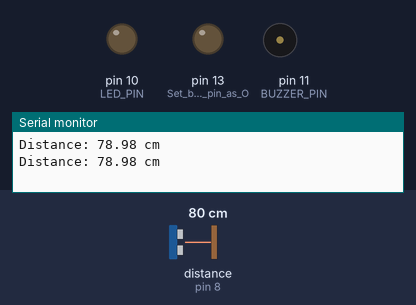
Bench run of a sketch on a simulated Arduino Uno, built with avr-gcc and run on an emulated ATmega328P. Parts: output pins drawn as LEDs (lit = HIGH), buzzer (waves = sounding, pin HIGH), the last lines printed to the serial monitor. Wiring (inferred from the names in the program): ultrasonic range finder: trigger pin 9; echo pin 8. Dashed ring = blinking. Inputs (shaded band) come from the test bench; at power-on: distance to the obstacle (sensor on pin 8) 80 cm. The echo pulse lasts 58.3 µs per cm; pins used as bus, display or sensor lines are not drawn.

Above: at 1.8 s.
1.9 s: distance to the obstacle (sensor on pin 8) set to 12 cm
3.4 s: distance to the obstacle (sensor on pin 8) set to 9 cm
At 4.11 s:
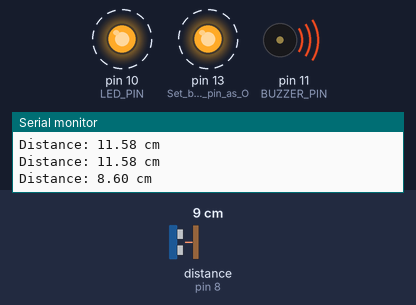
6.9 s: distance to the obstacle (sensor on pin 8) set to 18 cm
At 8.1 s:
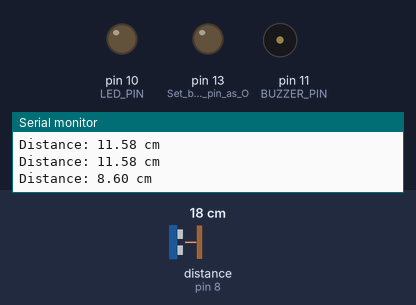
Timing chart, 0 to 9.9 s (numbered marks = the images above; inputs shaded):
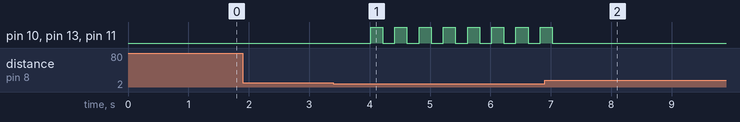

Measured:
- the behaviour switches between 11 and 10 cm on distance to the obstacle (sensor on pin 8) (found by bisection; images 0 and 1)
- after the input at 3.4 s, pin 10 (LED_PIN), pin 13 (Set_built-in_LED_pin_as_O), pin 11 (BUZZER_PIN): alternates HIGH for 0.20 s and LOW for 0.20 s, starting after 0.62 s
- after the input at 6.9 s, pin 10 (LED_PIN), pin 13 (Set_built-in_LED_pin_as_O), pin 11 (BUZZER_PIN): goes on until 7.0 s, then stays LOW

The sketch:

sketch_jun12a.ino
```cpp
const int trigPin = 9;      // Trigger pin of the ultrasonic sensor
const int echoPin = 8;      // Echo pin of the ultrasonic sensor
const int LED_PIN = 10;     // External LED pin (change as per your setup)
const int BUZZER_PIN = 11;  // Buzzer pin

void setup() {
  Serial.begin(9600);
  pinMode(trigPin, OUTPUT);
  pinMode(echoPin, INPUT);
  pinMode(LED_PIN, OUTPUT);
  pinMode(LED_BUILTIN, OUTPUT);  // Set built-in LED pin as OUTPUT
  pinMode(BUZZER_PIN, OUTPUT);   // Set buzzer pin as OUTPUT
}

void loop() {
  // Trigger the ultrasonic sensor
  digitalWrite(trigPin, LOW);
  delayMicroseconds(2);
  digitalWrite(trigPin, HIGH);
  delayMicroseconds(10);
  digitalWrite(trigPin, LOW);

  // Measure the response time of the ultrasonic sensor
  long duration = pulseIn(echoPin, HIGH);
  float distance = duration * 0.034 / 2;

  // Print the measured distance
  Serial.print("Distance: ");
  Serial.print(distance);
  Serial.println(" cm");

  // Check if an object is detected within 10 cm range
  if (distance < 10) {
    // Blink the external LED and built-in LED simultaneously
    while (distance < 10) {
      digitalWrite(LED_PIN, HIGH);
      digitalWrite(LED_BUILTIN, HIGH);
      digitalWrite(BUZZER_PIN, HIGH);  // Turn on the buzzer
      delay(200);
      digitalWrite(LED_PIN, LOW);
      digitalWrite(LED_BUILTIN, LOW);
      digitalWrite(BUZZER_PIN, LOW);   // Turn off the buzzer
      delay(200);

      // Trigger the ultrasonic sensor for the updated distance
      digitalWrite(trigPin, LOW);
      delayMicroseconds(2);
      digitalWrite(trigPin, HIGH);
      delayMicroseconds(10);
      digitalWrite(trigPin, LOW);

      // Measure the response time of the ultrasonic sensor
      duration = pulseIn(echoPin, HIGH);
      distance = duration * 0.034 / 2;
    }
  } else {
    digitalWrite(LED_PIN, LOW);      // Turn off the external LED if no object detected within 10 cm
    digitalWrite(LED_BUILTIN, LOW);  // Turn off the built-in LED if no object detected within 10 cm
    digitalWrite(BUZZER_PIN, LOW);   // Turn off the buzzer if no object detected within 10 cm
  }

  delay(1000);  // Delay before taking the next measurement
}
```
